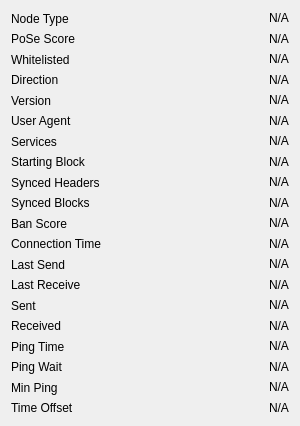
             <widget class="QWidget" name="detailWidget">
              <property name="geometry">
               <rect>
                <x>0</x>
                <y>0</y>
                <width>300</width>
                <height>426</height>
               </rect>
              </property>
              <property name="minimumSize">
               <size>
                <width>300</width>
                <height>0</height>
               </size>
              </property>
              <layout class="QGridLayout" name="gridLayout_2" columnstretch="0,1">
               <item row="0" column="0">
           <widget class="QLabel" name="label_50">
            <property name="text">
             <string>Node Type</string>
            </property>
           </widget>
          </item>
          <item row="0" column="2">
           <widget class="QLabel" name="peerNodeType">
            <property name="cursor">
             <cursorShape>IBeamCursor</cursorShape>
            </property>
            <property name="text">
             <string>N/A</string>
            </property>
            <property name="textFormat">
             <enum>Qt::PlainText</enum>
            </property>
            <property name="textInteractionFlags">
             <set>Qt::LinksAccessibleByMouse|Qt::TextSelectableByKeyboard|Qt::TextSelectableByMouse</set>
            </property>
           </widget>
          </item>
          <item row="1" column="0">
           <widget class="QLabel" name="label_51">
            <property name="text">
             <string>PoSe Score</string>
            </property>
           </widget>
          </item>
          <item row="1" column="2">
           <widget class="QLabel" name="peerPoSeScore">
            <property name="cursor">
             <cursorShape>IBeamCursor</cursorShape>
            </property>
            <property name="text">
             <string>N/A</string>
            </property>
            <property name="textFormat">
             <enum>Qt::PlainText</enum>
            </property>
            <property name="textInteractionFlags">
             <set>Qt::LinksAccessibleByMouse|Qt::TextSelectableByKeyboard|Qt::TextSelectableByMouse</set>
            </property>
           </widget>
          </item>
          <item row="2" column="0">
                <widget class="QLabel" name="label_30">
                 <property name="text">
                  <string>Whitelisted</string>
                 </property>
                </widget>
               </item>
          <item row="2" column="2">
                <widget class="QLabel" name="peerWhitelisted">
                 <property name="cursor">
                  <cursorShape>IBeamCursor</cursorShape>
                 </property>
                 <property name="text">
                  <string>N/A</string>
                 </property>
                 <property name="textFormat">
                  <enum>Qt::PlainText</enum>
                 </property>
                 <property name="textInteractionFlags">
                  <set>Qt::LinksAccessibleByMouse|Qt::TextSelectableByKeyboard|Qt::TextSelectableByMouse</set>
                 </property>
                </widget>
               </item>
          <item row="3" column="0">
                <widget class="QLabel" name="label_23">
                 <property name="text">
                  <string>Direction</string>
                 </property>
                </widget>
               </item>
          <item row="3" column="2">
                <widget class="QLabel" name="peerDirection">
                 <property name="cursor">
                  <cursorShape>IBeamCursor</cursorShape>
                 </property>
                 <property name="text">
                  <string>N/A</string>
                 </property>
                 <property name="textFormat">
                  <enum>Qt::PlainText</enum>
                 </property>
                 <property name="textInteractionFlags">
                  <set>Qt::LinksAccessibleByMouse|Qt::TextSelectableByKeyboard|Qt::TextSelectableByMouse</set>
                 </property>
                </widget>
               </item>
          <item row="4" column="0">
                <widget class="QLabel" name="label_21">
                 <property name="text">
                  <string>Version</string>
                 </property>
                </widget>
               </item>
          <item row="4" column="2">
                <widget class="QLabel" name="peerVersion">
                 <property name="cursor">
                  <cursorShape>IBeamCursor</cursorShape>
                 </property>
                 <property name="text">
                  <string>N/A</string>
                 </property>
                 <property name="textFormat">
                  <enum>Qt::PlainText</enum>
                 </property>
                 <property name="textInteractionFlags">
                  <set>Qt::LinksAccessibleByMouse|Qt::TextSelectableByKeyboard|Qt::TextSelectableByMouse</set>
                 </property>
                </widget>
               </item>
          <item row="5" column="0">
                <widget class="QLabel" name="label_28">
                 <property name="text">
                  <string>User Agent</string>
                 </property>
                </widget>
               </item>
          <item row="5" column="2">
                <widget class="QLabel" name="peerSubversion">
                 <property name="cursor">
                  <cursorShape>IBeamCursor</cursorShape>
                 </property>
                 <property name="text">
                  <string>N/A</string>
                 </property>
                 <property name="textFormat">
                  <enum>Qt::PlainText</enum>
                 </property>
                 <property name="textInteractionFlags">
                  <set>Qt::LinksAccessibleByMouse|Qt::TextSelectableByKeyboard|Qt::TextSelectableByMouse</set>
                 </property>
                </widget>
               </item>
          <item row="6" column="0">
                <widget class="QLabel" name="label_4">
                 <property name="text">
                  <string>Services</string>
                 </property>
                </widget>
               </item>
          <item row="6" column="2">
                <widget class="QLabel" name="peerServices">
                 <property name="cursor">
                  <cursorShape>IBeamCursor</cursorShape>
                 </property>
                 <property name="text">
                  <string>N/A</string>
                 </property>
                 <property name="textFormat">
                  <enum>Qt::PlainText</enum>
                 </property>
                 <property name="textInteractionFlags">
                  <set>Qt::LinksAccessibleByMouse|Qt::TextSelectableByKeyboard|Qt::TextSelectableByMouse</set>
                 </property>
                </widget>
               </item>
          <item row="7" column="0">
                <widget class="QLabel" name="label_29">
                 <property name="text">
                  <string>Starting Block</string>
                 </property>
                </widget>
               </item>
          <item row="7" column="2">
                <widget class="QLabel" name="peerHeight">
                 <property name="cursor">
                  <cursorShape>IBeamCursor</cursorShape>
                 </property>
                 <property name="text">
                  <string>N/A</string>
                 </property>
                 <property name="textFormat">
                  <enum>Qt::PlainText</enum>
                 </property>
                 <property name="textInteractionFlags">
                  <set>Qt::LinksAccessibleByMouse|Qt::TextSelectableByKeyboard|Qt::TextSelectableByMouse</set>
                 </property>
                </widget>
               </item>
          <item row="8" column="0">
                <widget class="QLabel" name="label_27">
                 <property name="text">
                  <string>Synced Headers</string>
                 </property>
                </widget>
               </item>
          <item row="8" column="2">
                <widget class="QLabel" name="peerSyncHeight">
                 <property name="cursor">
                  <cursorShape>IBeamCursor</cursorShape>
                 </property>
                 <property name="text">
                  <string>N/A</string>
                 </property>
                 <property name="textFormat">
                  <enum>Qt::PlainText</enum>
                 </property>
                 <property name="textInteractionFlags">
                  <set>Qt::LinksAccessibleByMouse|Qt::TextSelectableByKeyboard|Qt::TextSelectableByMouse</set>
                 </property>
                </widget>
               </item>
          <item row="9" column="0">
                <widget class="QLabel" name="label_25">
                 <property name="text">
                  <string>Synced Blocks</string>
                 </property>
                </widget>
               </item>
          <item row="9" column="2">
                <widget class="QLabel" name="peerCommonHeight">
                 <property name="cursor">
                  <cursorShape>IBeamCursor</cursorShape>
                 </property>
                 <property name="text">
                  <string>N/A</string>
                 </property>
                 <property name="textFormat">
                  <enum>Qt::PlainText</enum>
                 </property>
                 <property name="textInteractionFlags">
                  <set>Qt::LinksAccessibleByMouse|Qt::TextSelectableByKeyboard|Qt::TextSelectableByMouse</set>
                 </property>
                </widget>
               </item>
          <item row="10" column="0">
                <widget class="QLabel" name="label_24">
                 <property name="text">
                  <string>Ban Score</string>
                 </property>
                </widget>
               </item>
          <item row="10" column="2">
                <widget class="QLabel" name="peerBanScore">
                 <property name="cursor">
                  <cursorShape>IBeamCursor</cursorShape>
                 </property>
                 <property name="text">
                  <string>N/A</string>
                 </property>
                 <property name="textFormat">
                  <enum>Qt::PlainText</enum>
                 </property>
                 <property name="textInteractionFlags">
                  <set>Qt::LinksAccessibleByMouse|Qt::TextSelectableByKeyboard|Qt::TextSelectableByMouse</set>
                 </property>
                </widget>
               </item>
          <item row="11" column="0">
                <widget class="QLabel" name="label_22">
                 <property name="text">
                  <string>Connection Time</string>
                 </property>
                </widget>
               </item>
          <item row="11" column="2">
                <widget class="QLabel" name="peerConnTime">
                 <property name="cursor">
                  <cursorShape>IBeamCursor</cursorShape>
                 </property>
                 <property name="text">
                  <string>N/A</string>
                 </property>
                 <property name="textFormat">
                  <enum>Qt::PlainText</enum>
                 </property>
                 <property name="textInteractionFlags">
                  <set>Qt::LinksAccessibleByMouse|Qt::TextSelectableByKeyboard|Qt::TextSelectableByMouse</set>
                 </property>
                </widget>
               </item>
          <item row="12" column="0">
                <widget class="QLabel" name="label_15">
                 <property name="text">
                  <string>Last Send</string>
                 </property>
                </widget>
               </item>
          <item row="12" column="2">
                <widget class="QLabel" name="peerLastSend">
                 <property name="cursor">
                  <cursorShape>IBeamCursor</cursorShape>
                 </property>
                 <property name="text">
                  <string>N/A</string>
                 </property>
                 <property name="textFormat">
                  <enum>Qt::PlainText</enum>
                 </property>
                 <property name="textInteractionFlags">
                  <set>Qt::LinksAccessibleByMouse|Qt::TextSelectableByKeyboard|Qt::TextSelectableByMouse</set>
                 </property>
                </widget>
               </item>
          <item row="13" column="0">
                <widget class="QLabel" name="label_19">
                 <property name="text">
                  <string>Last Receive</string>
                 </property>
                </widget>
               </item>
          <item row="13" column="2">
                <widget class="QLabel" name="peerLastRecv">
                 <property name="cursor">
                  <cursorShape>IBeamCursor</cursorShape>
                 </property>
                 <property name="text">
                  <string>N/A</string>
                 </property>
                 <property name="textFormat">
                  <enum>Qt::PlainText</enum>
                 </property>
                 <property name="textInteractionFlags">
                  <set>Qt::LinksAccessibleByMouse|Qt::TextSelectableByKeyboard|Qt::TextSelectableByMouse</set>
                 </property>
                </widget>
               </item>
          <item row="14" column="0">
                <widget class="QLabel" name="label_18">
                 <property name="text">
                  <string>Sent</string>
                 </property>
                </widget>
               </item>
          <item row="14" column="2">
                <widget class="QLabel" name="peerBytesSent">
                 <property name="cursor">
                  <cursorShape>IBeamCursor</cursorShape>
                 </property>
                 <property name="text">
                  <string>N/A</string>
                 </property>
                 <property name="textFormat">
                  <enum>Qt::PlainText</enum>
                 </property>
                 <property name="textInteractionFlags">
                  <set>Qt::LinksAccessibleByMouse|Qt::TextSelectableByKeyboard|Qt::TextSelectableByMouse</set>
                 </property>
                </widget>
               </item>
          <item row="15" column="0">
                <widget class="QLabel" name="label_20">
                 <property name="text">
                  <string>Received</string>
                 </property>
                </widget>
               </item>
          <item row="15" column="2">
                <widget class="QLabel" name="peerBytesRecv">
                 <property name="cursor">
                  <cursorShape>IBeamCursor</cursorShape>
                 </property>
                 <property name="text">
                  <string>N/A</string>
                 </property>
                 <property name="textFormat">
                  <enum>Qt::PlainText</enum>
                 </property>
                 <property name="textInteractionFlags">
                  <set>Qt::LinksAccessibleByMouse|Qt::TextSelectableByKeyboard|Qt::TextSelectableByMouse</set>
                 </property>
                </widget>
               </item>
          <item row="16" column="0">
                <widget class="QLabel" name="label_26">
                 <property name="text">
                  <string>Ping Time</string>
                 </property>
                </widget>
               </item>
          <item row="16" column="2">
                <widget class="QLabel" name="peerPingTime">
                 <property name="cursor">
                  <cursorShape>IBeamCursor</cursorShape>
                 </property>
                 <property name="text">
                  <string>N/A</string>
                 </property>
                 <property name="textFormat">
                  <enum>Qt::PlainText</enum>
                 </property>
                 <property name="textInteractionFlags">
                  <set>Qt::LinksAccessibleByMouse|Qt::TextSelectableByKeyboard|Qt::TextSelectableByMouse</set>
                 </property>
                </widget>
               </item>
          <item row="17" column="0">
                <widget class="QLabel" name="peerPingWaitLabel">
                 <property name="toolTip">
                  <string>The duration of a currently outstanding ping.</string>
                 </property>
                 <property name="text">
                  <string>Ping Wait</string>
                 </property>
                </widget>
               </item>
          <item row="17" column="2">
                <widget class="QLabel" name="peerPingWait">
                 <property name="cursor">
                  <cursorShape>IBeamCursor</cursorShape>
                 </property>
                 <property name="text">
                  <string>N/A</string>
                 </property>
                 <property name="textFormat">
                  <enum>Qt::PlainText</enum>
                 </property>
                 <property name="textInteractionFlags">
                  <set>Qt::LinksAccessibleByMouse|Qt::TextSelectableByKeyboard|Qt::TextSelectableByMouse</set>
                 </property>
                </widget>
               </item>
          <item row="18" column="0">
                <widget class="QLabel" name="peerMinPingLabel">
                 <property name="text">
                  <string>Min Ping</string>
                 </property>
                </widget>
               </item>
          <item row="18" column="2">
                <widget class="QLabel" name="peerMinPing">
                 <property name="cursor">
                  <cursorShape>IBeamCursor</cursorShape>
                 </property>
                 <property name="text">
                  <string>N/A</string>
                 </property>
                 <property name="textFormat">
                  <enum>Qt::PlainText</enum>
                 </property>
                 <property name="textInteractionFlags">
                  <set>Qt::LinksAccessibleByMouse|Qt::TextSelectableByKeyboard|Qt::TextSelectableByMouse</set>
                 </property>
                </widget>
               </item>
          <item row="19" column="0">
                <widget class="QLabel" name="label_timeoffset">
                 <property name="text">
                  <string>Time Offset</string>
                 </property>
                </widget>
               </item>
          <item row="19" column="2">
                <widget class="QLabel" name="timeoffset">
                 <property name="cursor">
                  <cursorShape>IBeamCursor</cursorShape>
                 </property>
                 <property name="text">
                  <string>N/A</string>
                 </property>
                 <property name="textFormat">
                  <enum>Qt::PlainText</enum>
                 </property>
                 <property name="textInteractionFlags">
                  <set>Qt::LinksAccessibleByMouse|Qt::TextSelectableByKeyboard|Qt::TextSelectableByMouse</set>
                 </property>
                </widget>
               </item>
              </layout>
             </widget>
